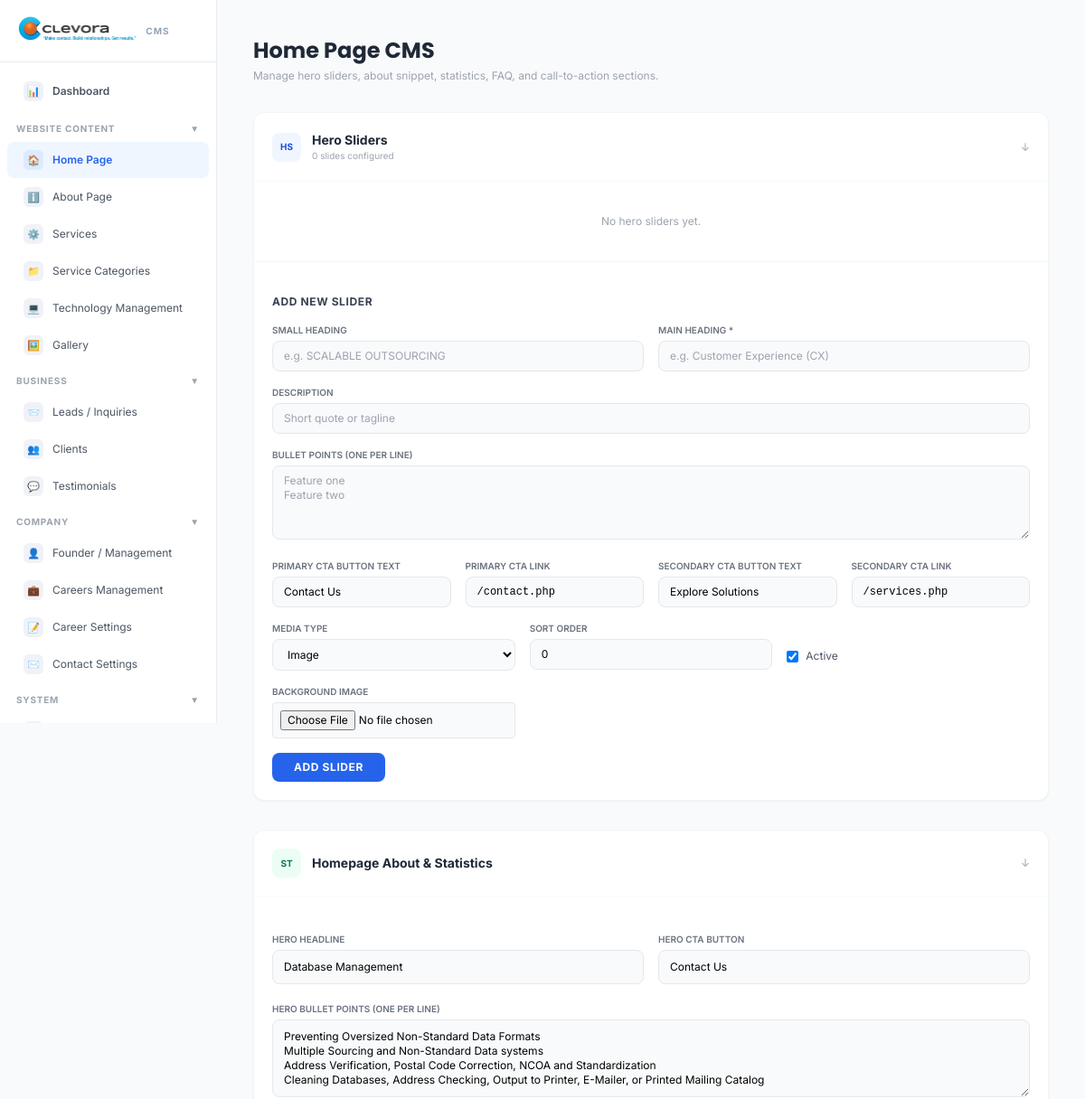
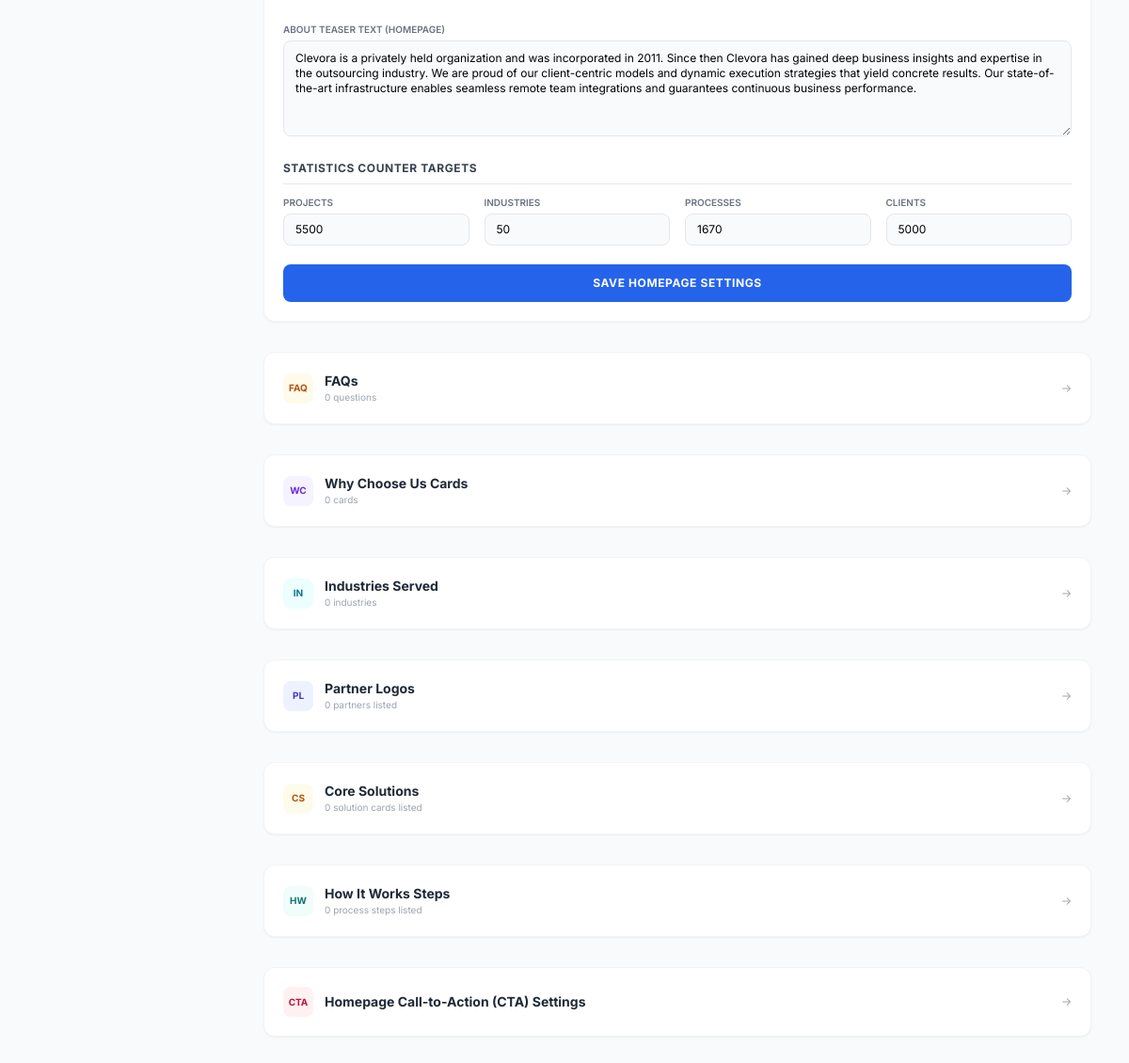
Before: /admin/sections/home-about.php (signed in) with the older database file (2 pictures, top to bottom).
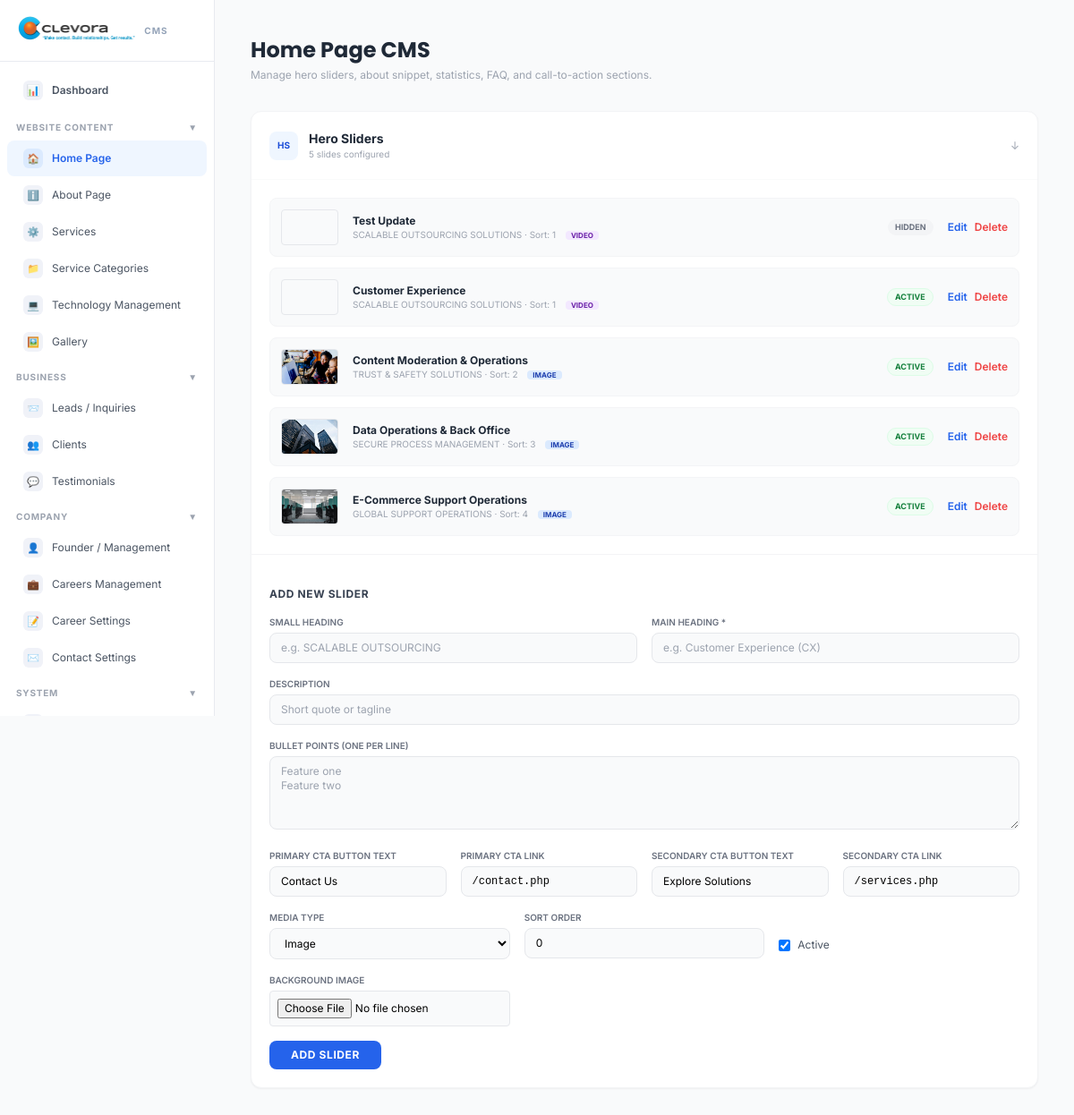
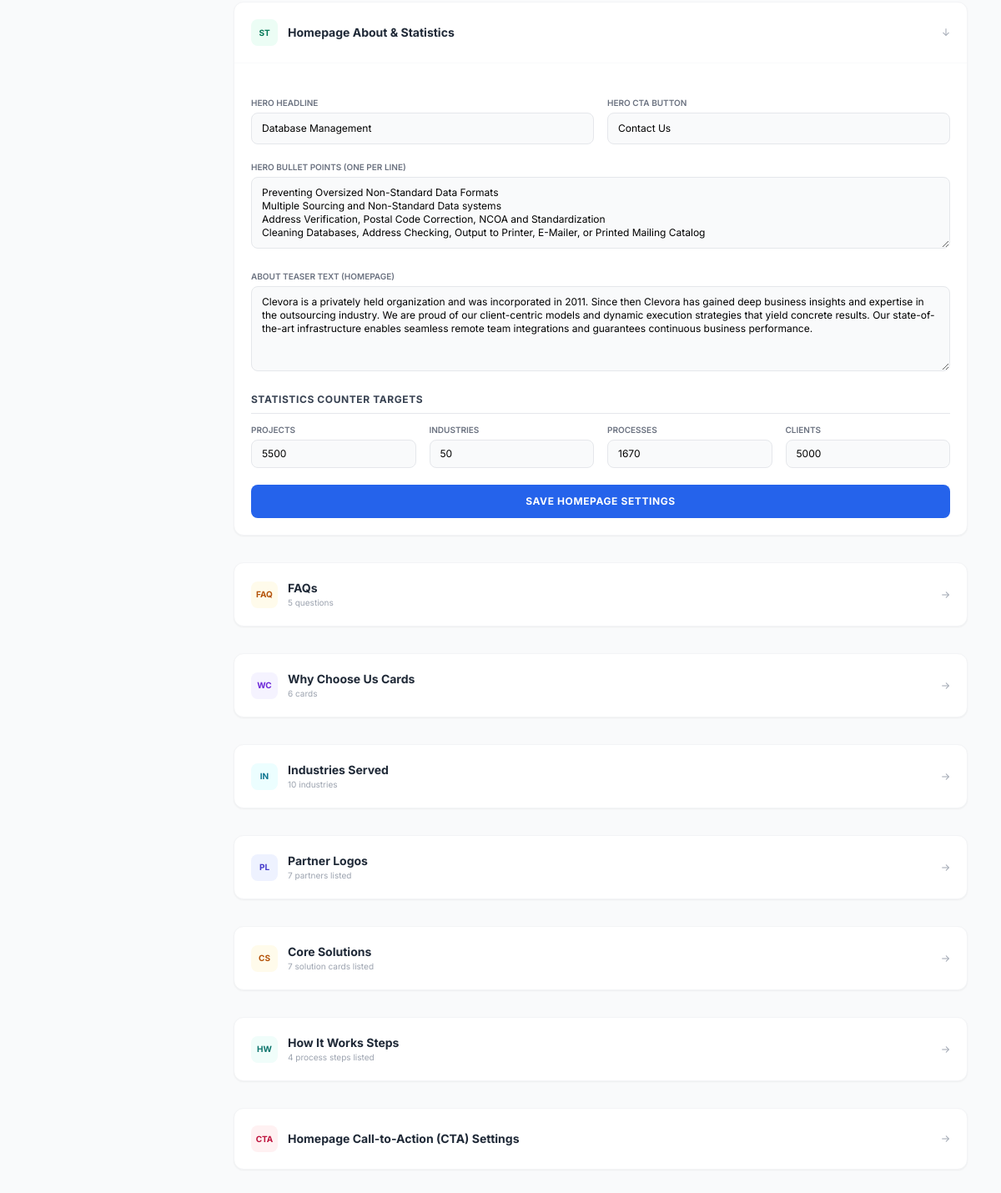
After: the same page with the newer database file (2 pictures, top to bottom).
### tables this page shows
CREATE TABLE `hero_sliders` (
  `id` int(11) NOT NULL AUTO_INCREMENT,
  `small_heading` varchar(255) DEFAULT '',
  `main_heading` varchar(255) NOT NULL,
  `description` text DEFAULT NULL,
  `bullets` longtext DEFAULT NULL CHECK (json_valid(`bullets`)),
  `cta_text` varchar(100) DEFAULT 'Contact Us',
  `cta_link` varchar(255) DEFAULT '/contact.php',
  `image` varchar(255) DEFAULT '',
  `sort_order` int(11) DEFAULT 0,
  `status` tinyint(4) DEFAULT 1,
  `created_at` timestamp NOT NULL DEFAULT current_timestamp(),
  `updated_at` timestamp NOT NULL DEFAULT current_timestamp() ON UPDATE current_timestamp(),
  `media_type` enum('image','video') DEFAULT 'image',
  `media_file` varchar(500) DEFAULT NULL,
  `video_poster` varchar(500) DEFAULT NULL,
  `secondary_cta_text` varchar(150) DEFAULT 'Explore Solutions',
  `secondary_cta_link` varchar(255) DEFAULT '/services.php',
  PRIMARY KEY (`id`)
);

### admin/middleware/auth.php (called while the page is built, shortened)
<?php
function csrf_token(): string {
    return $_SESSION['csrf_token'];
}

### admin/sections/home-about.php (the view, shortened to what the changed rows need)
<?php
require_once '../middleware/auth.php';
$sliders = [];
$faqs = [];
$why_choose = [];
$industries = [];
$partners = [];
$solutions = [];
$steps = [];
if ($pdo) {
    try {
        $sliders = $pdo->query("SELECT * FROM hero_sliders ORDER BY sort_order ASC, id ASC")->fetchAll();
        $faqs = $pdo->query("SELECT * FROM homepage_sections WHERE section_type='faq' ORDER BY sort_order")->fetchAll();
        $why_choose = $pdo->query("SELECT * FROM homepage_sections WHERE section_type='why_choose' ORDER BY sort_order")->fetchAll();
        $industries = $pdo->query("SELECT * FROM homepage_sections WHERE section_type='industry' ORDER BY sort_order")->fetchAll();
        $partners = $pdo->query("SELECT * FROM home_partners ORDER BY sort_order ASC, id ASC")->fetchAll();
        $solutions = $pdo->query("SELECT * FROM home_solutions ORDER BY sort_order ASC, id ASC")->fetchAll();
        $steps = $pdo->query("SELECT * FROM home_process_steps ORDER BY sort_order ASC, id ASC")->fetchAll();
    } catch (Exception $e) {
        $error = 'Failed to fetch data: ' . $e->getMessage();
    }
}
$edit_partner = null;
$edit_solution = null;
$edit_step = null;
?>
<?php include '../includes/admin-header.php'; ?>
  <?php include '../includes/sidebar.php'; ?>
  <main class="flex-1 p-6 md:p-10 overflow-auto">
    <div class="max-w-5xl mx-auto space-y-8">
      <div>
        <h1 class="text-2xl font-bold text-gray-800 font-poppins">Home Page CMS</h1>
      </div>
      <div x-data="{ open: true }" class="bg-white rounded-xl border border-gray-100 shadow-sm overflow-hidden">
        <button @click="open = !open" class="w-full flex items-center justify-between p-5 text-left hover:bg-gray-50 transition">
          <div class="flex items-center gap-3">
            <div>
              <h2 class="font-bold text-gray-800 text-sm">Hero Sliders</h2>
              <p class="text-[10px] text-gray-400"><?= count($sliders) ?> slide<?= count($sliders) !== 1 ? 's' : '' ?> configured</p>
            </div>
          </div>
        </button>
        <div x-show="open" x-collapse>
          <div class="border-t border-gray-50 p-5 space-y-3">
            <?php if(empty($sliders)): ?>
            <p class="text-xs text-gray-400 text-center py-4">No hero sliders yet.</p>
            <?php else: ?>
              <?php foreach($sliders as $sl): ?>
              <div class="flex items-center gap-4 bg-gray-50 rounded-lg p-3 border border-gray-100">
                <?php
                $media_src = '';
                if (!empty($sl['media_file'])) {
                    $media_src = (str_starts_with($sl['media_file'], '/') || str_starts_with($sl['media_file'], 'http')) ? $sl['media_file'] : '/' . $sl['media_file'];
                }
                if (($sl['media_type'] ?? 'image') === 'video'):
                ?>
                  <video class="w-16 h-10 rounded object-cover border" muted preload="metadata">
                    <source src="<?= htmlspecialchars($media_src) ?>">
                  </video>
                <?php else: ?>
                  <?php if ($media_src): ?>
                    <img src="<?= htmlspecialchars($media_src) ?>" class="w-16 h-10 rounded object-cover border" alt="">
                  <?php endif; ?>
                <?php endif; ?>
                <div class="flex-1 min-w-0">
                  <p class="text-xs font-bold text-gray-800 truncate"><?= htmlspecialchars($sl['main_heading']) ?></p>
                  <p class="text-[10px] text-gray-400">
                    <?= htmlspecialchars($sl['small_heading']) ?> &middot; Sort: <?= $sl['sort_order'] ?>
                    <span class="ml-2 px-1.5 py-0.2 rounded text-[8px] font-bold uppercase <?= ($sl['media_type'] ?? 'image') === 'video' ? 'bg-purple-100 text-purple-800' : 'bg-blue-100 text-blue-800' ?>">
                      <?= htmlspecialchars($sl['media_type'] ?? 'image') ?>
                    </span>
                  </p>
                </div>
                <span class="px-2 py-0.5 rounded-full text-[9px] font-bold uppercase <?= $sl['status'] ? 'bg-green-50 text-green-700 border border-green-100' : 'bg-gray-100 text-gray-500' ?>">
                  <?= $sl['status'] ? 'Active' : 'Hidden' ?>
                </span>
                <div class="flex gap-2 text-xs">
                  <a href="?edit_slider=<?= $sl['id'] ?>" class="text-blue-600 font-semibold hover:underline">Edit</a>
                  <a href="?delete_slider=<?= $sl['id'] ?>&csrf_token=<?= urlencode(csrf_token()) ?>"
                     class="text-red-500 font-semibold hover:underline"
                     data-confirm="Delete this slider?">Delete</a>
                </div>
              </div>
              <?php endforeach; ?>
            <?php endif; ?>
          </div>
        </div>
      </div>
      <div x-data="{ open: true }" class="bg-white rounded-xl border border-gray-100 shadow-sm overflow-hidden">
        <button @click="open = !open" class="w-full flex items-center justify-between p-5 text-left hover:bg-gray-50 transition">
          <div class="flex items-center gap-3">
            <h2 class="font-bold text-gray-800 text-sm">Homepage About & Statistics</h2>
          </div>
        </button>
      </div>
      <div x-data="{ open: false }" class="bg-white rounded-xl border border-gray-100 shadow-sm overflow-hidden">
        <button @click="open = !open" class="w-full flex items-center justify-between p-5 text-left hover:bg-gray-50 transition">
          <div class="flex items-center gap-3">
            <div>
              <h2 class="font-bold text-gray-800 text-sm">FAQs</h2>
              <p class="text-[10px] text-gray-400"><?= count($faqs) ?> question<?= count($faqs) !== 1 ? 's' : '' ?></p>
            </div>
          </div>
        </button>
      </div>
      <div x-data="{ open: false }" class="bg-white rounded-xl border border-gray-100 shadow-sm overflow-hidden">
        <button @click="open = !open" class="w-full flex items-center justify-between p-5 text-left hover:bg-gray-50 transition">
          <div class="flex items-center gap-3">
            <div>
              <h2 class="font-bold text-gray-800 text-sm">Why Choose Us Cards</h2>
              <p class="text-[10px] text-gray-400"><?= count($why_choose) ?> card<?= count($why_choose) !== 1 ? 's' : '' ?></p>
            </div>
          </div>
        </button>
      </div>
      <div x-data="{ open: false }" class="bg-white rounded-xl border border-gray-100 shadow-sm overflow-hidden">
        <button @click="open = !open" class="w-full flex items-center justify-between p-5 text-left hover:bg-gray-50 transition">
          <div class="flex items-center gap-3">
            <div>
              <h2 class="font-bold text-gray-800 text-sm">Industries Served</h2>
              <p class="text-[10px] text-gray-400"><?= count($industries) ?> industri<?= count($industries) !== 1 ? 'es' : 'y' ?></p>
            </div>
          </div>
        </button>
      </div>
      <div x-data="{ open: <?= ($edit_partner) ? 'true' : 'false' ?> }" class="bg-white rounded-xl border border-gray-100 shadow-sm overflow-hidden">
        <button @click="open = !open" class="w-full flex items-center justify-between p-5 text-left hover:bg-gray-50 transition">
          <div class="flex items-center gap-3">
            <div>
              <h2 class="font-bold text-gray-800 text-sm">Partner Logos</h2>
              <p class="text-[10px] text-gray-400"><?= count($partners) ?> partner<?= count($partners) !== 1 ? 's' : '' ?> listed</p>
            </div>
          </div>
        </button>
      </div>
      <div x-data="{ open: <?= ($edit_solution) ? 'true' : 'false' ?> }" class="bg-white rounded-xl border border-gray-100 shadow-sm overflow-hidden">
        <button @click="open = !open" class="w-full flex items-center justify-between p-5 text-left hover:bg-gray-50 transition">
          <div class="flex items-center gap-3">
            <div>
              <h2 class="font-bold text-gray-800 text-sm">Core Solutions</h2>
              <p class="text-[10px] text-gray-400"><?= count($solutions) ?> solution card<?= count($solutions) !== 1 ? 's' : '' ?> listed</p>
            </div>
          </div>
        </button>
      </div>
      <div x-data="{ open: <?= ($edit_step) ? 'true' : 'false' ?> }" class="bg-white rounded-xl border border-gray-100 shadow-sm overflow-hidden">
        <button @click="open = !open" class="w-full flex items-center justify-between p-5 text-left hover:bg-gray-50 transition">
          <div class="flex items-center gap-3">
            <div>
              <h2 class="font-bold text-gray-800 text-sm">How It Works Steps</h2>
              <p class="text-[10px] text-gray-400"><?= count($steps) ?> process step<?= count($steps) !== 1 ? 's' : '' ?> listed</p>
            </div>
          </div>
        </button>
      </div>
      <div x-data="{ open: false }" class="bg-white rounded-xl border border-gray-100 shadow-sm overflow-hidden">
        <button @click="open = !open" class="w-full flex items-center justify-between p-5 text-left hover:bg-gray-50 transition">
          <div class="flex items-center gap-3">
            <h2 class="font-bold text-gray-800 text-sm">Homepage Call-to-Action (CTA) Settings</h2>
          </div>
        </button>
      </div>
    </div>
  </main>
<?php include '../includes/admin-footer.php'; ?>

### admin/includes/sidebar.php (shortened to what the changed rows need)
<?php
$curFile = basename($_SERVER['PHP_SELF']);
$sidebar = [
  'DASHBOARD' => [
    ['Dashboard', '/admin/dashboard.php', '📊'],
  ],
  'WEBSITE CONTENT' => [
    ['Home Page',          '/admin/sections/home-about.php',        '🏠'],
    ['About Page',         '/admin/sections/about.php',             'ℹ️'],
    ['Services',           '/admin/sections/services.php',          '⚙️'],
    ['Service Categories', '/admin/sections/service-categories.php','📁'],
    ['Technology Management', '/admin/sections/technology.php',     '💻'],
    ['Gallery',            '/admin/sections/gallery.php',           '🖼️'],
  ],
  'BUSINESS' => [
    ['Leads / Inquiries',  '/admin/sections/leads.php',            '📨'],
    ['Clients',            '/admin/sections/clients.php',          '👥'],
    ['Testimonials',       '/admin/sections/testimonials.php',     '💬'],
  ],
  'COMPANY' => [
    ['Founder / Management', '/admin/sections/management.php',     '👤'],
    ['Careers Management',   '/admin/sections/careers.php',        '💼'],
    ['Career Settings',      '/admin/sections/career-settings.php','📝'],
    ['Contact Settings',     '/admin/sections/contact-settings.php','✉️'],
  ],
  'SYSTEM' => [
    ['SEO Settings',     '/admin/sections/seo.php',                '🔍'],
    ['Media Library',    '/admin/sections/media.php',              '📂'],
    ['Content Moderation', '/admin/sections/content-moderation.php','🛡️'],
    ['Admin Profile',    '/admin/sections/profile.php',            '🔑'],
    ['Logout',           '/admin/logout.php',                      '🚪'],
  ],
];
?>
<aside style="width:240px; background:#fff; border-right:1px solid #e8eaf0;
              min-height:100vh; display:flex; flex-direction:column; flex-shrink:0;
              position:sticky; top:0; height:100vh; overflow-y:auto;"
       x-data="{ openGroups: { 'WEBSITE CONTENT': true, 'BUSINESS': true, 'COMPANY': true, 'SYSTEM': true } }">
  <nav style="flex:1; padding:8px 0;">
    <?php foreach($sidebar as $groupLabel => $items): ?>
    <?php if($groupLabel === 'DASHBOARD'): ?>
      <?php foreach($items as [$label, $href, $icon]):
        $isActive = ($curFile === basename($href));
      ?>
      <a href="<?=$href?>"
         style="display:flex; align-items:center; gap:10px; padding:11px 18px; margin:2px 8px; border-radius:8px;
                font-size:12px; text-decoration:none; font-weight:600; transition:all .15s;
                <?=$isActive
                  ? 'background:#eff6ff; color:#2563eb;'
                  : 'color:#4b5563;'?>"
         onmouseover="<?=$isActive?'':'this.style.background=\'#f8f9fc\';this.style.color=\'#2563eb\''?>"
         onmouseout="<?=$isActive?'':'this.style.background=\'\';this.style.color=\'#4b5563\''?>">
        <span style="width:22px; height:22px; border-radius:6px; background:<?=$isActive?'#dbeafe':'#f0f2f8'?>;
                     display:flex; align-items:center; justify-content:center;
                     font-size:12px; flex-shrink:0;"><?=$icon?></span>
        <?=$label?>
      </a>
      <?php endforeach; ?>
    <?php else: ?>
      <div style="margin-top:6px;">
        <button @click="openGroups['<?=$groupLabel?>'] = !openGroups['<?=$groupLabel?>']"
                style="width:100%; display:flex; align-items:center; justify-content:space-between;
                       padding:6px 18px; margin:0; border:none; background:none; cursor:pointer;
                       font-size:10px; font-weight:700; color:#9ca3af; letter-spacing:.8px;
                       text-transform:uppercase; text-align:left;">
          <span><?=$groupLabel?></span>
          <span style="font-size:10px; transition:transform .2s;"
                :style="openGroups['<?=$groupLabel?>'] ? 'transform:rotate(0)' : 'transform:rotate(-90deg)'"
          >▼</span>
        </button>
        <div x-show="openGroups['<?=$groupLabel?>']" x-collapse>
          <?php foreach($items as [$label, $href, $icon]):
            $isActive = ($curFile === basename($href));
          ?>
          <a href="<?=$href?>"
             style="display:flex; align-items:center; gap:10px; padding:9px 18px; margin:1px 8px; border-radius:8px;
                    font-size:12px; text-decoration:none; transition:all .15s;
                    <?=$isActive
                      ? 'background:#eff6ff; color:#2563eb; font-weight:600;'
                      : 'color:#4b5563;'?>"
             onmouseover="<?=$isActive?'':'this.style.background=\'#f8f9fc\';this.style.color=\'#2563eb\''?>"
             onmouseout="<?=$isActive?'':'this.style.background=\'\';this.style.color=\'#4b5563\''?>">
            <span style="width:22px; height:22px; border-radius:6px; background:<?=$isActive?'#dbeafe':'#f0f2f8'?>;
                         display:flex; align-items:center; justify-content:center;
                         font-size:11px; flex-shrink:0;"><?=$icon?></span>
            <?=$label?>
          </a>
          <?php endforeach; ?>
        </div>
      </div>
    <?php endif; ?>
    <?php endforeach; ?>
  </nav>
</aside>

Changed rows visible on the page:
added hero_sliders: main_heading "Test Update", small_heading "SCALABLE OUTSOURCING SOLUTIONS", sort_order "1", media_type "VIDEO", status "HIDDEN"
added hero_sliders: main_heading "Customer Experience", small_heading "SCALABLE OUTSOURCING SOLUTIONS", sort_order "1", media_type "VIDEO", status "ACTIVE"
added hero_sliders: media_file (picture), main_heading "Content Moderation & Operations", small_heading "TRUST & SAFETY SOLUTIONS", sort_order "2", media_type "IMAGE", status "ACTIVE"
added hero_sliders: media_file (picture), main_heading "Data Operations & Back Office", small_heading "SECURE PROCESS MANAGEMENT", sort_order "3", media_type "IMAGE", status "ACTIVE"
added hero_sliders: media_file (picture), main_heading "E-Commerce Support Operations", small_heading "GLOBAL SUPPORT OPERATIONS", sort_order "4", media_type "IMAGE", status "ACTIVE"
Other visible differences:
count($sliders): "0" → "5"
count($faqs): "0" → "5"
count($why_choose): "0" → "6"
count($industries): "0" → "10"
count($partners): "0" → "7"
count($solutions): "0" → "7"
count($steps): "0" → "4"
text no longer shown: "No hero sliders yet."
